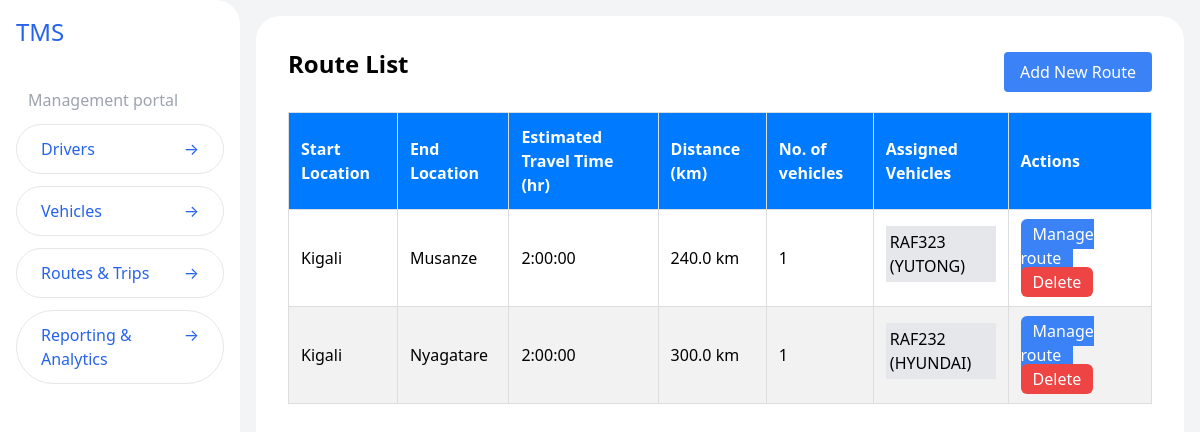
The page /routes/ on the database as committed earlier.
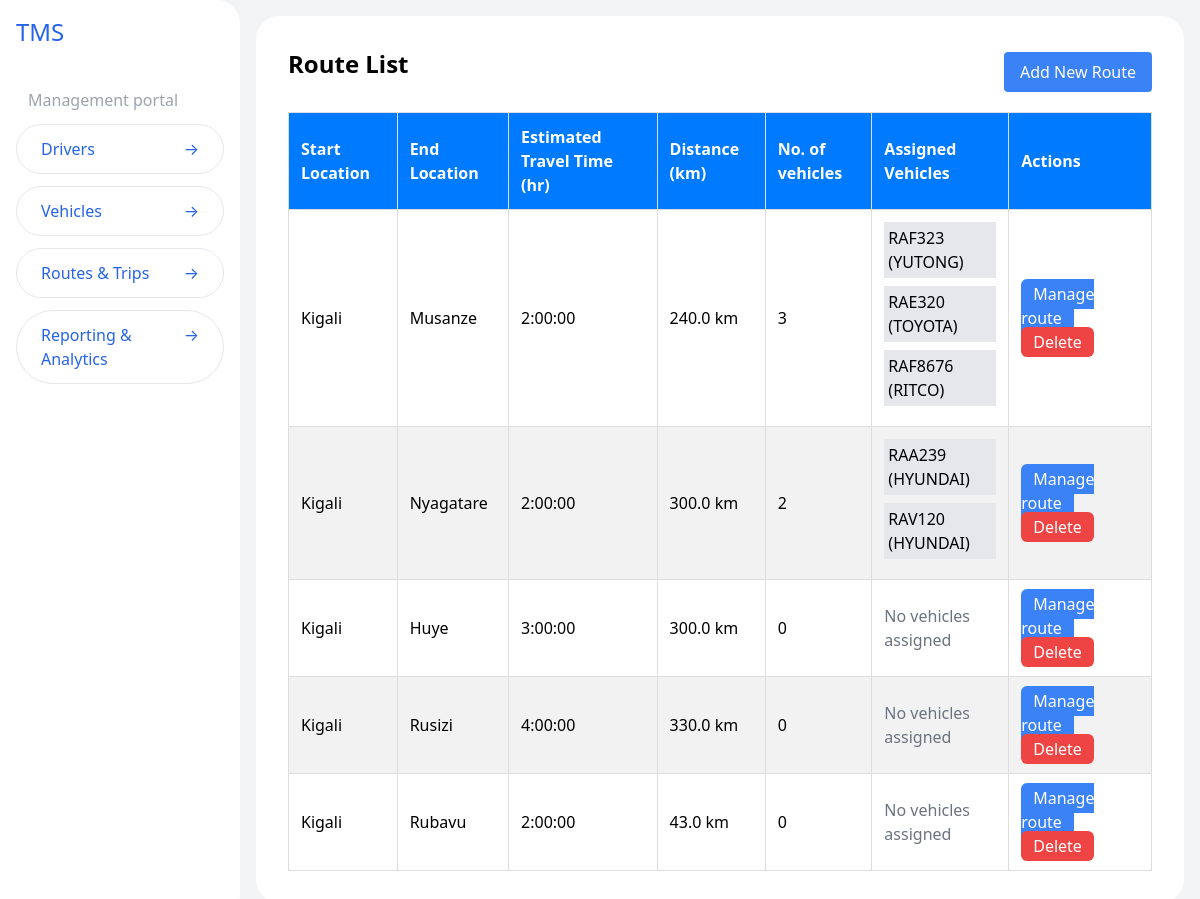
The same page on the database as committed later.
### routes/models.py (models this page shows, shortened)
class Route(models.Model):
  start_location = models.CharField(max_length=100)
  end_location = models.CharField(max_length=100)
  estimated_travel_time = models.DurationField()
  distance = models.FloatField()

### vehicles/models.py (models this page shows, shortened)
class Vehicle(models.Model):
    NUMBER_PLATE_MAX_LENGTH = 15
    MODEL_MAX_LENGTH = 50
    CATEGORY_CHOICES = [
        ('taxi', 'Taxi'),
        ('cab', 'Cab'),
        ('bus', 'Bus'),
        ('coaster', 'Coaster (Minibus)'),
        ('coach', 'Coach'),
        ('bike', 'Bike'),
        ('van', 'Van'),
    ]
    license_plate = models.CharField(max_length=NUMBER_PLATE_MAX_LENGTH, unique=True)
    model = models.CharField(max_length=MODEL_MAX_LENGTH)
    capacity = models.IntegerField()
    category = models.CharField(max_length=50, choices=CATEGORY_CHOICES, default=CATEGORY_CHOICES[0])
    status = models.CharField(max_length=20, choices=[('active', 'Active'), ('inactive', 'Inactive')])
    route = models.ForeignKey(Route, on_delete=models.SET_NULL, null=True, blank=True, related_name='vehicles')

### routes/views.py (the view)
# urls.py: path('', routes_list, name='routes-list'),
def routes_list(request):
  routes = Route.objects.all()
  return render(request, 'routes-list.html', {'routes': routes})

### routes/templates/routes-list.html (shortened to what this page needs)
{% extends "layout.html" %}
{% block content %}
<div class="container mx-auto p-4">
  <div class="flex items-center justify-between">
    <h1 class="text-2xl font-bold mb-4">Route List</h1>
    <a href="{% url 'add-route' %}" class="bg-blue-500 text-white px-4 py-2 rounded">Add New Route</a>
  </div>
  <table class="min-w-full bg-white mt-4">
    <thead>
      <tr>
        <th>Start Location</th>
        <th>End Location</th>
        <th>Estimated Travel Time (hr)</th>
        <th>Distance (km)</th>
        <th>No. of vehicles</th>
        <th>Assigned Vehicles</th>
        <th>Actions</th>
      </tr>
    </thead>
    <tbody>
      {% if routes %} {% for route in routes %}
      <tr>
        <td>{{ route.start_location }}</td>
        <td>{{ route.end_location }}</td>
        <td>{{ route.estimated_travel_time }}</td>
        <td>{{ route.distance }} km</td>
        <td>{{ route.vehicles.count }}</td>
        <td>
          {% if route.vehicles.count > 0 %} {% for vehicle in route.vehicles.all %}
          <a href="{% url 'view-vehicle' vehicle.id %}" class="bg-gray-200 p-1 block mb-2">{{ vehicle.license_plate }} ({{ vehicle.model }})</a>
          {% endfor %} {% else %}
          <span class="text-gray-500">No vehicles assigned</span>
          {% endif %}
        </td>
        <td>
          <a href="{% url 'route-details' route.id %}" class="bg-blue-500 btn">Manage route</a>
          <a href="{% url 'delete-route' route.id %}" class="btn delete-btn">Delete</a>
        </td>
      </tr>
      {% empty %}
      <tr>
        <td colspan="7" class="text-center text-gray-500">No routes added yet!</td>
      </tr>
      {% endfor %} {% else %}
      <tr>
        <td colspan="7" class="text-center text-gray-500">No routes added yet!</td>
      </tr>
      {% endif %}
    </tbody>
  </table>
</div>
{% endblock %}

Rows that differ between the two databases and show on the page:
changed Route "Musanze": gains Vehicle (license_plate "RAE320", model "TOYOTA"); vehicles.count "1" → "3"
added Vehicle: license_plate "RAF8676", model "RITCO", shown under Route "Musanze"
changed Route "Nyagatare": loses Vehicle (license_plate "RAF232", model "HYUNDAI"); vehicles.count "1" → "2"
added Vehicle: license_plate "RAA239", model "HYUNDAI", shown under Route "Nyagatare"
added Vehicle: license_plate "RAV120", model "HYUNDAI", shown under Route "Nyagatare"
added Route: start_location "Kigali", end_location "Huye", estimated_travel_time "3:00:00", distance "300.0", vehicles.count "0", shows "No vehicles assigned"
added Route: start_location "Kigali", end_location "Rusizi", estimated_travel_time "4:00:00", distance "330.0", vehicles.count "0", shows "No vehicles assigned"
added Route: start_location "Kigali", end_location "Rubavu", estimated_travel_time "2:00:00", distance "43.0", vehicles.count "0", shows "No vehicles assigned"
